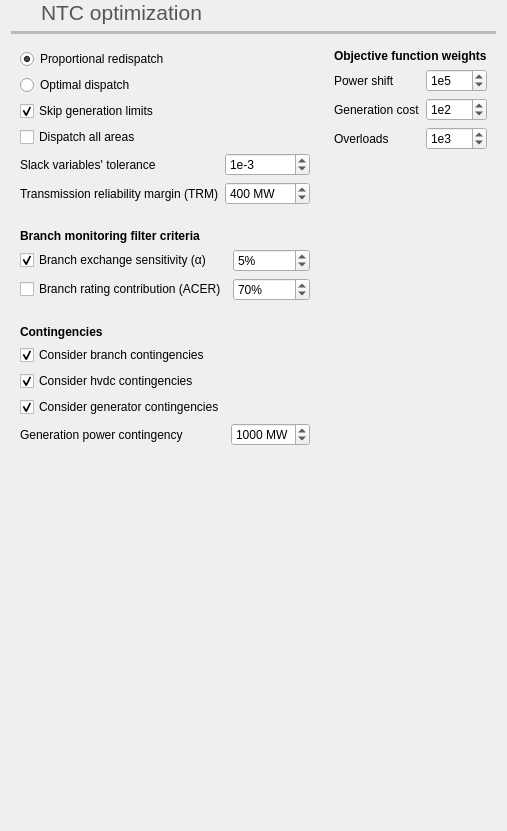
             <widget class="QFrame" name="frame_65">
              <property name="frameShape">
               <enum>QFrame::NoFrame</enum>
              </property>
              <property name="frameShadow">
               <enum>QFrame::Raised</enum>
              </property>
              <layout class="QGridLayout" name="gridLayout_15">
               <property name="topMargin">
                <number>0</number>
               </property>
               <item row="2" column="3">
                <widget class="QFrame" name="frame_68">
                 <property name="frameShape">
                  <enum>QFrame::NoFrame</enum>
                 </property>
                 <property name="frameShadow">
                  <enum>QFrame::Raised</enum>
                 </property>
                 <layout class="QFormLayout" name="formLayout">
                  <item row="0" column="0" colspan="2">
                   <widget class="QLabel" name="label_102">
                    <property name="font">
                     <font>
                      <weight>75</weight>
                      <bold>true</bold>
                     </font>
                    </property>
                    <property name="text">
                     <string>Objective function weights</string>
                    </property>
                   </widget>
                  </item>
                  <item row="1" column="0">
                   <widget class="QLabel" name="label_26">
                    <property name="text">
                     <string>Power shift</string>
                    </property>
                   </widget>
                  </item>
                  <item row="1" column="1">
                   <widget class="QSpinBox" name="weightPowerShiftSpinBox">
                    <property name="suffix">
                     <string/>
                    </property>
                    <property name="prefix">
                     <string>1e</string>
                    </property>
                    <property name="minimum">
                     <number>-99</number>
                    </property>
                    <property name="value">
                     <number>5</number>
                    </property>
                   </widget>
                  </item>
                  <item row="2" column="0">
                   <widget class="QLabel" name="label_40">
                    <property name="text">
                     <string>Generation cost</string>
                    </property>
                   </widget>
                  </item>
                  <item row="2" column="1">
                   <widget class="QSpinBox" name="weightGenCostSpinBox">
                    <property name="suffix">
                     <string/>
                    </property>
                    <property name="prefix">
                     <string>1e</string>
                    </property>
                    <property name="minimum">
                     <number>-99</number>
                    </property>
                    <property name="value">
                     <number>2</number>
                    </property>
                   </widget>
                  </item>
                  <item row="3" column="0">
                   <widget class="QLabel" name="label_98">
                    <property name="text">
                     <string>Overloads</string>
                    </property>
                   </widget>
                  </item>
                  <item row="3" column="1">
                   <widget class="QSpinBox" name="weightsOverloadsSpinBox">
                    <property name="suffix">
                     <string/>
                    </property>
                    <property name="prefix">
                     <string>1e</string>
                    </property>
                    <property name="minimum">
                     <number>-99</number>
                    </property>
                    <property name="value">
                     <number>3</number>
                    </property>
                   </widget>
                  </item>
                 </layout>
                </widget>
               </item>
               <item row="6" column="0" rowspan="2" colspan="3">
                <widget class="QFrame" name="frame_4">
                 <property name="frameShape">
                  <enum>QFrame::NoFrame</enum>
                 </property>
                 <property name="frameShadow">
                  <enum>QFrame::Raised</enum>
                 </property>
                 <property name="lineWidth">
                  <number>1</number>
                 </property>
                 <layout class="QGridLayout" name="gridLayout_5">
                  <item row="4" column="1">
                   <widget class="QDoubleSpinBox" name="contingencyGenerationThresholdDoubleSpinBox">
                    <property name="toolTip">
                     <string>Generation power to trip as contingency</string>
                    </property>
                    <property name="suffix">
                     <string> MW</string>
                    </property>
                    <property name="decimals">
                     <number>0</number>
                    </property>
                    <property name="maximum">
                     <double>5000.000000000000000</double>
                    </property>
                    <property name="singleStep">
                     <double>50.000000000000000</double>
                    </property>
                    <property name="value">
                     <double>1000.000000000000000</double>
                    </property>
                   </widget>
                  </item>
                  <item row="3" column="0">
                   <widget class="QCheckBox" name="considerContingenciesGeneratorOpfCheckBox">
                    <property name="text">
                     <string>Consider generator contingencies</string>
                    </property>
                    <property name="checked">
                     <bool>true</bool>
                    </property>
                   </widget>
                  </item>
                  <item row="4" column="0">
                   <widget class="QLabel" name="contingencyPowerTripLabel">
                    <property name="text">
                     <string>Generation power contingency</string>
                    </property>
                   </widget>
                  </item>
                  <item row="0" column="0">
                   <widget class="QLabel" name="label_105">
                    <property name="font">
                     <font>
                      <weight>75</weight>
                      <bold>true</bold>
                     </font>
                    </property>
                    <property name="text">
                     <string>Contingencies</string>
                    </property>
                   </widget>
                  </item>
                  <item row="1" column="0">
                   <widget class="QCheckBox" name="considerContingenciesNtcOpfCheckBox">
                    <property name="toolTip">
                     <string>If activated, the N-1 contingencies are considered</string>
                    </property>
                    <property name="text">
                     <string>Consider branch contingencies</string>
                    </property>
                    <property name="checked">
                     <bool>true</bool>
                    </property>
                   </widget>
                  </item>
                  <item row="2" column="0">
                   <widget class="QCheckBox" name="considerContingenciesHvdcOpfCheckBox">
                    <property name="text">
                     <string>Consider hvdc contingencies</string>
                    </property>
                    <property name="checked">
                     <bool>true</bool>
                    </property>
                   </widget>
                  </item>
                 </layout>
                </widget>
               </item>
               <item row="2" column="0" rowspan="2" colspan="3">
                <widget class="QFrame" name="frame_67">
                 <property name="frameShape">
                  <enum>QFrame::NoFrame</enum>
                 </property>
                 <property name="frameShadow">
                  <enum>QFrame::Raised</enum>
                 </property>
                 <layout class="QGridLayout" name="gridLayout_24">
                  <item row="3" column="0">
                   <widget class="QCheckBox" name="ntcDispatchAllAreasCheckBox">
                    <property name="text">
                     <string>Dispatch all areas</string>
                    </property>
                   </widget>
                  </item>
                  <item row="5" column="0">
                   <widget class="QLabel" name="label_23">
                    <property name="toolTip">
                     <string>Transmission reliability margin (TRM)</string>
                    </property>
                    <property name="text">
                     <string>Transmission reliability margin (TRM)</string>
                    </property>
                   </widget>
                  </item>
                  <item row="4" column="1">
                   <widget class="QSpinBox" name="ntcOpfTolSpinBox">
                    <property name="toolTip">
                     <string>This value determines if the convergence is reached</string>
                    </property>
                    <property name="suffix">
                     <string/>
                    </property>
                    <property name="prefix">
                     <string>1e</string>
                    </property>
                    <property name="minimum">
                     <number>-99</number>
                    </property>
                    <property name="value">
                     <number>-3</number>
                    </property>
                   </widget>
                  </item>
                  <item row="5" column="1">
                   <widget class="QSpinBox" name="trmSpinBox">
                    <property name="suffix">
                     <string> MW</string>
                    </property>
                    <property name="maximum">
                     <number>1500</number>
                    </property>
                    <property name="singleStep">
                     <number>10</number>
                    </property>
                    <property name="value">
                     <number>400</number>
                    </property>
                    <property name="displayIntegerBase">
                     <number>10</number>
                    </property>
                   </widget>
                  </item>
                  <item row="2" column="0" colspan="2">
                   <widget class="QCheckBox" name="skipNtcGenerationLimitsCheckBox">
                    <property name="toolTip">
                     <string>If activated, the generation limits are not considered</string>
                    </property>
                    <property name="text">
                     <string>Skip generation limits</string>
                    </property>
                    <property name="checked">
                     <bool>true</bool>
                    </property>
                   </widget>
                  </item>
                  <item row="0" column="0" colspan="2">
                   <widget class="QRadioButton" name="proportionalRedispatchRadioButton">
                    <property name="toolTip">
                     <string>The generation is modified as a linear combination of it's current dispatch</string>
                    </property>
                    <property name="text">
                     <string>Proportional redispatch</string>
                    </property>
                    <property name="checked">
                     <bool>true</bool>
                    </property>
                   </widget>
                  </item>
                  <item row="4" column="0">
                   <widget class="QLabel" name="label_101">
                    <property name="toolTip">
                     <string>&lt;html&gt;&lt;head/&gt;&lt;body&gt;&lt;p&gt;This tolerance determines the maximum value of a slack variable that produces an error&lt;/p&gt;&lt;/body&gt;&lt;/html&gt;</string>
                    </property>
                    <property name="text">
                     <string>Slack variables' tolerance</string>
                    </property>
                   </widget>
                  </item>
                  <item row="1" column="0" colspan="2">
                   <widget class="QRadioButton" name="optimalRedispatchRadioButton">
                    <property name="toolTip">
                     <string>The generation is modified so that the transference is maximal.</string>
                    </property>
                    <property name="text">
                     <string>Optimal dispatch</string>
                    </property>
                    <property name="checked">
                     <bool>false</bool>
                    </property>
                   </widget>
                  </item>
                 </layout>
                </widget>
               </item>
               <item row="4" column="0" colspan="3">
                <widget class="QFrame" name="frame_51">
                 <property name="frameShape">
                  <enum>QFrame::NoFrame</enum>
                 </property>
                 <property name="frameShadow">
                  <enum>QFrame::Raised</enum>
                 </property>
                 <layout class="QGridLayout" name="gridLayout_25">
                  <item row="1" column="0">
                   <widget class="QCheckBox" name="ntcSelectBasedOnExchangeSensitivityCheckBox">
                    <property name="toolTip">
                     <string>A branch is monitored solely based on its contribution to the inter-area exchange sensivility. Therefore a branch is selected if ti's alpha value is greater than the set alpha %</string>
                    </property>
                    <property name="text">
                     <string>Branch exchange sensitivity (α)</string>
                    </property>
                    <property name="checked">
                     <bool>true</bool>
                    </property>
                   </widget>
                  </item>
                  <item row="2" column="0">
                   <widget class="QCheckBox" name="ntcSelectBasedOnAcerCriteriaCheckBox">
                    <property name="toolTip">
                     <string>&lt;html&gt;&lt;head/&gt;&lt;body&gt;&lt;p&gt;This criteria springs from the ACER (Agency for the Cooperation for Energy Regulators).&lt;/p&gt;&lt;p&gt;&lt;br/&gt;&lt;/p&gt;&lt;p&gt;Id determines that a branch is only relevant to be considered in a NTC calculation if the flow due to the exchange is over a percentage (70%).&lt;/p&gt;&lt;p&gt;&lt;br/&gt;&lt;/p&gt;&lt;p&gt;A branch is monitored only if:&lt;/p&gt;&lt;p&gt;&lt;br/&gt;&lt;/p&gt;&lt;p&gt;(branch_rate * 70%) / branch_alpha &amp;lt;= total_exchange_rating&lt;/p&gt;&lt;/body&gt;&lt;/html&gt;</string>
                    </property>
                    <property name="text">
                     <string>Branch rating contribution (ACER)</string>
                    </property>
                    <property name="checked">
                     <bool>false</bool>
                    </property>
                   </widget>
                  </item>
                  <item row="0" column="0">
                   <widget class="QLabel" name="label_64">
                    <property name="font">
                     <font>
                      <weight>75</weight>
                      <bold>true</bold>
                     </font>
                    </property>
                    <property name="toolTip">
                     <string>Determine the branches that enter the optimization</string>
                    </property>
                    <property name="text">
                     <string>Branch monitoring filter criteria</string>
                    </property>
                   </widget>
                  </item>
                  <item row="1" column="1">
                   <widget class="QSpinBox" name="ntcAlphaSpinBox">
                    <property name="toolTip">
                     <string>Minimum exchange contribution (Alpha)</string>
                    </property>
                    <property name="suffix">
                     <string>%</string>
                    </property>
                    <property name="maximum">
                     <number>100</number>
                    </property>
                    <property name="value">
                     <number>5</number>
                    </property>
                   </widget>
                  </item>
                  <item row="2" column="1">
                   <widget class="QSpinBox" name="ntcLoadRuleSpinBox">
                    <property name="suffix">
                     <string>%</string>
                    </property>
                    <property name="maximum">
                     <number>100</number>
                    </property>
                    <property name="value">
                     <number>70</number>
                    </property>
                   </widget>
                  </item>
                 </layout>
                </widget>
               </item>
               <item row="9" column="1">
                <spacer name="verticalSpacer_17">
                 <property name="orientation">
                  <enum>Qt::Vertical</enum>
                 </property>
                 <property name="sizeHint" stdset="0">
                  <size>
                   <width>20</width>
                   <height>365</height>
                  </size>
                 </property>
                </spacer>
               </item>
               <item row="0" column="1" colspan="2">
                <widget class="QLabel" name="label_96">
                 <property name="palette">
                  <palette>
                   <active>
                    <colorrole role="WindowText">
                     <brush brushstyle="SolidPattern">
                      <color alpha="255">
                       <red>85</red>
                       <green>87</green>
                       <blue>83</blue>
                      </color>
                     </brush>
                    </colorrole>
                   </active>
                   <inactive>
                    <colorrole role="WindowText">
                     <brush brushstyle="SolidPattern">
                      <color alpha="255">
                       <red>85</red>
                       <green>87</green>
                       <blue>83</blue>
                      </color>
                     </brush>
                    </colorrole>
                   </inactive>
                   <disabled>
                    <colorrole role="WindowText">
                     <brush brushstyle="SolidPattern">
                      <color alpha="255">
                       <red>190</red>
                       <green>190</green>
                       <blue>190</blue>
                      </color>
                     </brush>
                    </colorrole>
                   </disabled>
                  </palette>
                 </property>
                 <property name="font">
                  <font>
                   <pointsize>16</pointsize>
                  </font>
                 </property>
                 <property name="text">
                  <string>NTC optimization</string>
                 </property>
                </widget>
               </item>
               <item row="0" column="0">
                <widget class="QLabel" name="label_97">
                 <property name="minimumSize">
                  <size>
                   <width>24</width>
                   <height>24</height>
                  </size>
                 </property>
                 <property name="maximumSize">
                  <size>
                   <width>24</width>
                   <height>24</height>
                  </size>
                 </property>
                 <property name="text">
                  <string/>
                 </property>
                 <property name="pixmap">
                  <pixmap resource="icons.qrc">:/Icons/icons/ntc_opf.svg</pixmap>
                 </property>
                 <property name="scaledContents">
                  <bool>true</bool>
                 </property>
                </widget>
               </item>
               <item row="1" column="0" colspan="4">
                <widget class="Line" name="line_27">
                 <property name="palette">
                  <palette>
                   <active>
                    <colorrole role="WindowText">
                     <brush brushstyle="SolidPattern">
                      <color alpha="255">
                       <red>186</red>
                       <green>189</green>
                       <blue>182</blue>
                      </color>
                     </brush>
                    </colorrole>
                   </active>
                   <inactive>
                    <colorrole role="WindowText">
                     <brush brushstyle="SolidPattern">
                      <color alpha="255">
                       <red>186</red>
                       <green>189</green>
                       <blue>182</blue>
                      </color>
                     </brush>
                    </colorrole>
                   </inactive>
                   <disabled>
                    <colorrole role="WindowText">
                     <brush brushstyle="SolidPattern">
                      <color alpha="255">
                       <red>190</red>
                       <green>190</green>
                       <blue>190</blue>
                      </color>
                     </brush>
                    </colorrole>
                   </disabled>
                  </palette>
                 </property>
                 <property name="frameShadow">
                  <enum>QFrame::Plain</enum>
                 </property>
                 <property name="lineWidth">
                  <number>4</number>
                 </property>
                 <property name="orientation">
                  <enum>Qt::Horizontal</enum>
                 </property>
                </widget>
               </item>
              </layout>
             </widget>
